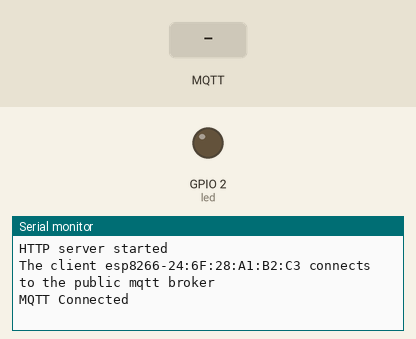
Recording of a sketch running on a simulated ESP8266 (NodeMCU). Shown: output pins drawn as LEDs (lit = HIGH), the last lines printed to the serial monitor. Inputs (shaded band) come from the test bench. WiFi joins after 1.5 s; servers stay silent unless stated; no MQTT or app messages arrive unless stated.

Above: at 2.7 s.
2.8 s: MQTT message "1" arrives on the first subscribed topic
At 3.5 s:
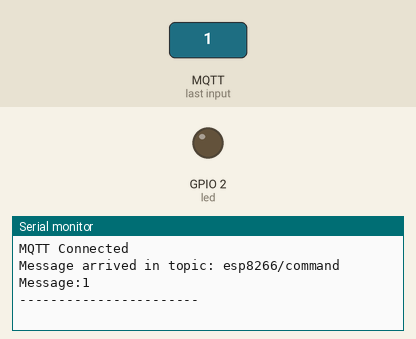
4.3 s: MQTT message "on" arrives on the first subscribed topic
At 4.7 s:
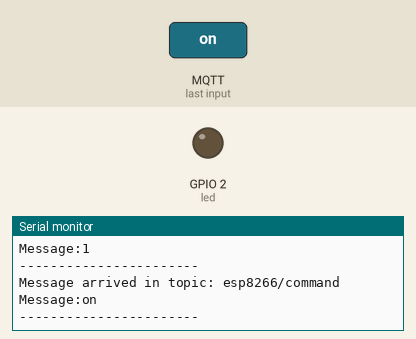
5.8 s: MQTT message "off" arrives on the first subscribed topic
At 7.0 s:
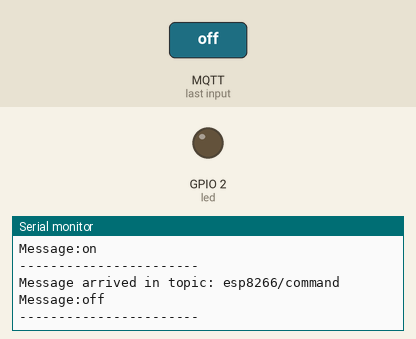

Measured:
- after the input at 2.8 s, the serial monitor: prints a new line at once (image 1)
- after the input at 4.3 s, the serial monitor: prints a new line at once (image 2)
- after the input at 5.8 s, the serial monitor: prints a new line at once (image 3)

The sketch:

esp_network.ino
```cpp
#include "config.h"
#include "WIFI.h"
#include "server.h"
#include "MQTT.h"

void setup() {
  pinMode(led, OUTPUT);
  Serial.begin(115200);
  init_WIFI(WIFI_START_MODE_CLIENT);
  init_server();
  init_MQTT();
  mqtt_cli.subscribe("esp8266/command");
}

// the loop function runs over and over again forever
void loop() {
  server.handleClient();
  mqtt_cli.loop();
  //delay(500);
  //Serial.print("Our id is:");
  //Serial.println(id());
}
```

MQTT.h
```cpp
#include <PubSubClient.h>

PubSubClient mqtt_cli(wifiClient);

void callback(char *topic, byte *payload, unsigned int length) {
    Serial.print("Message arrived in topic: ");
    Serial.println(topic);
    Serial.print("Message:");
    for (int i = 0; i < length; i++) {
        Serial.print((char) payload[i]);
    }
    Serial.println();
    Serial.println("-----------------------");
}

void init_MQTT(){
  mqtt_cli.setServer(mqtt_broker, mqtt_port);
  mqtt_cli.setCallback(callback);
  while (!mqtt_cli.connected()) {
      String client_id = "esp8266-" + String(WiFi.macAddress());
      Serial.print("The client " + client_id);
      Serial.println(" connects to the public mqtt broker\n");
      if (mqtt_cli.connect(client_id.c_str())){
          Serial.println("MQTT Connected");
      } else {
          Serial.print("failed with state ");
          Serial.println(mqtt_cli.state());
          delay(2000);
      }
  }
}
```

WIFI.h
```cpp
#include <ESP8266WiFi.h>
#include <WiFiClient.h>
#include <ESP8266WiFiMulti.h>

ESP8266WiFiMulti wifiMulti;
WiFiClient wifiClient;

String id() {
  uint8_t mac[WL_MAC_ADDR_LENGTH];
  WiFi.softAPmacAddress(mac);
  String macID = String(mac[WL_MAC_ADDR_LENGTH-2], HEX);
  macID = macID + String(mac[WL_MAC_ADDR_LENGTH-1], HEX);
  return macID;
}

void start_AP_mode() {
  IPAddress AP_IP(192, 168, 4, 1);
  Serial.println("Attempt to start WiFi AP");
  WiFi.disconnect();
  WiFi.mode(WIFI_AP);
  WiFi.softAPConfig(AP_IP, AP_IP, IPAddress(255, 255, 255, 0));
  WiFi.softAP(SSID_AP + "_" + id(), PASSWORD_AP);
  Serial.println("WiFi AP is up, see " + SSID_AP + "_" + id());
}

void start_client_mode() {
  Serial.print("Trying to set client to ssid: ");
  Serial.println(SSID_CLI);
  wifiMulti.addAP(SSID_CLI.c_str(), SSID_PASSWORD.c_str());
  while(wifiMulti.run() != WL_CONNECTED) {
  }
  Serial.print("Successfuly connected to Router");
}

void init_WIFI(bool mode) {
  if (mode == WIFI_START_MODE_CLIENT) {
    start_client_mode();
    String ip = WiFi.localIP().toString();
    Serial.print("My IP addres is: ");
    Serial.println(ip);
  } else {
    start_AP_mode();

  }
}
```

server.h
```cpp
#include <ESP8266WebServer.h>

ESP8266WebServer server(80);

void handleRoot() {
  server.send(200,
              "text/html",
              "<form action=\"/LED\" method=\"POST\"><input type=\"submit\" value=\"Toggle LED\"></form>");
}

void handleLED() {
  digitalWrite(led, !digitalRead(led));
  server.sendHeader("Location","/"); // redirection to keep button on the screen
  server.send(303);
}

void handleSENSOR() {
  int data = analogRead(A0);
  //server.sendHeader("Location","/");
  server.send(200, "text/html", String(data));
}

void handleNotFound(){
  server.send(404, "text/plain", "404: Not found");
}

void init_server() {
  server.on("/", HTTP_GET, handleRoot);
  server.on("/LED", HTTP_POST, handleLED);
  server.on("/SENSOR", HTTP_GET, handleSENSOR);
  server.onNotFound(handleNotFound);
  server.begin();
  Serial.println("HTTP server started");
}
```

config.h
```cpp
const bool WIFI_START_MODE_CLIENT = true;
const bool WIFI_START_MODE_AP = false;  // access point

String SSID_AP = "esp8266";
String PASSWORD_AP = "12345678";

int led = LED_BUILTIN;

String SSID_CLI = "enet"; // set your network
String SSID_PASSWORD = "YOUR_PASSWORD";

char* mqtt_broker = "broker.emqx.io";
const int mqtt_port = 1883;
```
